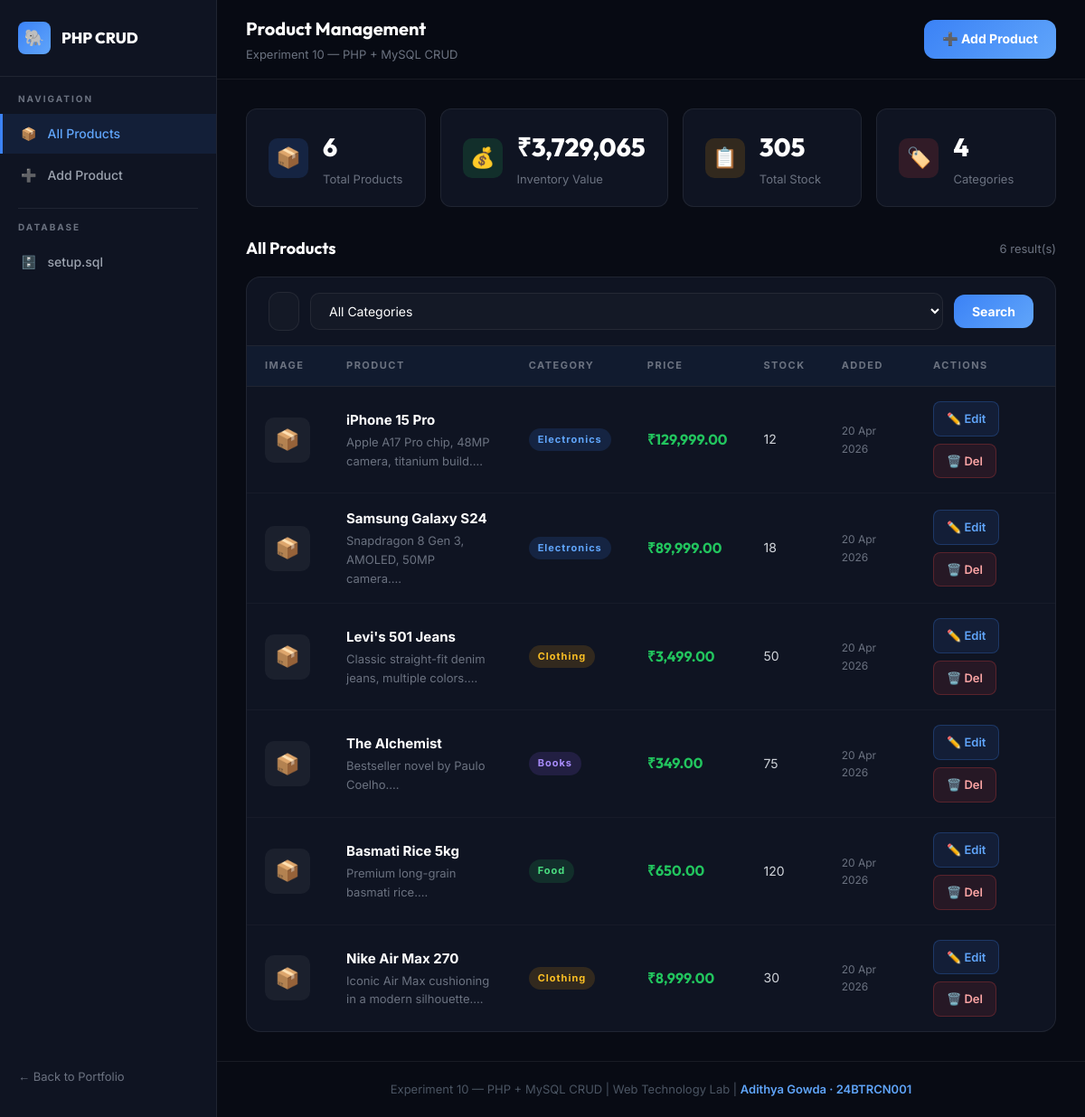
The page / on the database its author committed.
### tables this page shows
CREATE TABLE products (
    id          INT UNSIGNED AUTO_INCREMENT PRIMARY KEY,
    name        VARCHAR(120)    NOT NULL,
    category    ENUM('Electronics','Clothing','Food','Books','Other') NOT NULL DEFAULT 'Other',
    price       DECIMAL(10,2)   NOT NULL,
    stock       INT UNSIGNED    NOT NULL DEFAULT 0,
    description TEXT,
    image       VARCHAR(255)    DEFAULT NULL,
    created_at  TIMESTAMP       DEFAULT CURRENT_TIMESTAMP,
    updated_at  TIMESTAMP       DEFAULT CURRENT_TIMESTAMP ON UPDATE CURRENT_TIMESTAMP
);

### index.php (the view, shortened to what this page needs)
<?php
$db = getDB();
$totalProducts = $db->query('SELECT COUNT(*) FROM products')->fetchColumn();
$totalValue    = $db->query('SELECT SUM(price * stock) FROM products')->fetchColumn() ?? 0;
$totalStock    = $db->query('SELECT SUM(stock) FROM products')->fetchColumn() ?? 0;
$categories    = $db->query('SELECT COUNT(DISTINCT category) FROM products')->fetchColumn();
$search   = trim($_GET['search'] ?? '');
$sql      = 'SELECT * FROM products WHERE 1=1';
$params   = [];
$sql .= ' ORDER BY created_at DESC';
$stmt = $db->prepare($sql);
$stmt->execute($params);
$products = $stmt->fetchAll();
?>
<!DOCTYPE html>
<html lang="en">
<head>
    <link rel="stylesheet" href="style.css">
</head>
<body>
<div class="layout">
    <aside class="sidebar">
        <div class="sidebar-logo">
            <div class="sidebar-logo-icon">🐘</div>
            PHP CRUD
        </div>
        <span style="font-size:10px;font-weight:700;letter-spacing:2px;color:var(--gray-500);text-transform:uppercase;padding:0 20px 8px;">Navigation</span>
        <a href="index.php" class="nav-item active">
            <span class="nav-icon">📦</span> All Products
        </a>
        <a href="create.php" class="nav-item">
            <span class="nav-icon">➕</span> Add Product
        </a>
        <div class="sidebar-divider"></div>
        <span style="font-size:10px;font-weight:700;letter-spacing:2px;color:var(--gray-500);text-transform:uppercase;padding:0 20px 8px;">Database</span>
        <a href="setup.sql" class="nav-item" download>
            <span class="nav-icon">🗄️</span> setup.sql
        </a>
        <div class="sidebar-back">
            <a href="../../index.html">← Back to Portfolio</a>
        </div>
    </aside>
    <div class="content">
        <div class="topbar">
            <div>
                <div class="topbar-title">Product Management</div>
                <div class="topbar-sub">Experiment 10 — PHP + MySQL CRUD</div>
            </div>
            <div class="topbar-actions">
                <a href="create.php" class="btn btn-primary">➕ Add Product</a>
            </div>
        </div>
        <div class="main">
            <div class="stats-grid">
                <div class="stat-card">
                    <div class="stat-icon blue">📦</div>
                    <div>
                        <div class="stat-value"><?= $totalProducts ?></div>
                        <div class="stat-label">Total Products</div>
                    </div>
                </div>
                <div class="stat-card">
                    <div class="stat-icon green">💰</div>
                    <div>
                        <div class="stat-value">₹<?= number_format((float)$totalValue, 0) ?></div>
                        <div class="stat-label">Inventory Value</div>
                    </div>
                </div>
                <div class="stat-card">
                    <div class="stat-icon yellow">📋</div>
                    <div>
                        <div class="stat-value"><?= $totalStock ?></div>
                        <div class="stat-label">Total Stock</div>
                    </div>
                </div>
                <div class="stat-card">
                    <div class="stat-icon red">🏷️</div>
                    <div>
                        <div class="stat-value"><?= $categories ?></div>
                        <div class="stat-label">Categories</div>
                    </div>
                </div>
            </div>
            <div class="table-section">
                <div class="section-header">
                    <h2 class="section-title">All Products</h2>
                    <span style="font-size:13px;color:var(--gray-500);"><?= count($products) ?> result(s)</span>
                </div>
                <div class="table-card">
                    <form method="GET" class="search-bar">
                        <input type="text" name="search" placeholder="🔍  Search products…"
                               value="<?= htmlspecialchars($search) ?>">
                        <select name="cat" onchange="this.form.submit()"
                            style="background:var(--bg-input);border:1.5px solid var(--border);border-radius:10px;padding:10px 16px;color:var(--white);font-size:14px;outline:none;">
                            <option value="">All Categories</option>
                        </select>
                        <button type="submit" class="btn btn-primary" style="padding:10px 20px;font-size:14px;">Search</button>
                    </form>
                    <?php if (empty($products)): ?>
                    <div class="no-products">
                        <div class="no-products-icon">📭</div>
                        <div class="no-products-text">No products found.</div>
                        <a href="create.php" class="btn btn-primary" style="margin-top:16px;display:inline-flex;">➕ Add First Product</a>
                    </div>
                    <?php else: ?>
                    <div class="table-wrapper">
                        <table>
                            <thead>
                                <tr>
                                    <th>Image</th>
                                    <th>Product</th>
                                    <th>Category</th>
                                    <th>Price</th>
                                    <th>Stock</th>
                                    <th>Added</th>
                                    <th>Actions</th>
                                </tr>
                            </thead>
                            <tbody>
                                <?php foreach ($products as $p): ?>
                                <tr>
                                    <td>
                                        <?php if ($p['image']): ?>
                                        <img src="uploads/<?= htmlspecialchars($p['image']) ?>"
                                             alt="" class="product-img">
                                        <?php else: ?>
                                        <div class="product-img-placeholder">📦</div>
                                        <?php endif; ?>
                                    </td>
                                    <td>
                                        <div class="product-name"><?= htmlspecialchars($p['name']) ?></div>
                                        <div class="product-desc"><?= htmlspecialchars(substr($p['description'],0,60)).'…' ?></div>
                                    </td>
                                    <td>
                                        <?php
                                        $catClass = 'cat-'.strtolower($p['category']);
                                        ?>
                                        <span class="category-badge <?= $catClass ?>"><?= $p['category'] ?></span>
                                    </td>
                                    <td><span class="price">₹<?= number_format($p['price'], 2) ?></span></td>
                                    <td><?= $p['stock'] ?></td>
                                    <td style="font-size:12px;color:var(--gray-500);"><?= date('d M Y', strtotime($p['created_at'])) ?></td>
                                    <td>
                                        <div class="actions">
                                            <a href="edit.php?id=<?= $p['id'] ?>" class="btn-edit">✏️ Edit</a>
                                            <a href="delete.php?id=<?= $p['id'] ?>" class="btn-danger">🗑️ Del</a>
                                        </div>
                                    </td>
                                </tr>
                                <?php endforeach; ?>
                            </tbody>
                        </table>
                    </div>
                    <?php endif; ?>
                </div>
            </div>
        </div>
        <footer class="footer">
            Experiment 10 — PHP + MySQL CRUD | Web Technology Lab |
            <span>Adithya Gowda · 24BTRCN001</span>
        </footer>
    </div>
</div>
</body>
</html>

### rows shown on the page
products: name "iPhone 15 Pro", description "Apple A17 Pro chip, 48MP camera, titanium build.", category "Electronics", price "129,999.00", stock "12", created_at "20 Apr 2026"
products: name "Samsung Galaxy S24", description "Snapdragon 8 Gen 3, AMOLED, 50MP camera.", category "Electronics", price "89,999.00", stock "18", created_at "20 Apr 2026"
products: name "Levi's 501 Jeans", description "Classic straight-fit denim jeans, multiple colors.", category "Clothing", price "3,499.00", stock "50", created_at "20 Apr 2026"
products: name "The Alchemist", description "Bestseller novel by Paulo Coelho.", category "Books", price "349.00", stock "75", created_at "20 Apr 2026"
products: name "Basmati Rice 5kg", description "Premium long-grain basmati rice.", category "Food", price "650.00", stock "120", created_at "20 Apr 2026"
products: name "Nike Air Max 270", description "Iconic Air Max cushioning in a modern silhouette.", category "Clothing", price "8,999.00", stock "30", created_at "20 Apr 2026"

### other values the page prints
$totalProducts "6"
$totalValue "3,729,065"
$totalStock "305"
$categories "4"
count($products) "6"
